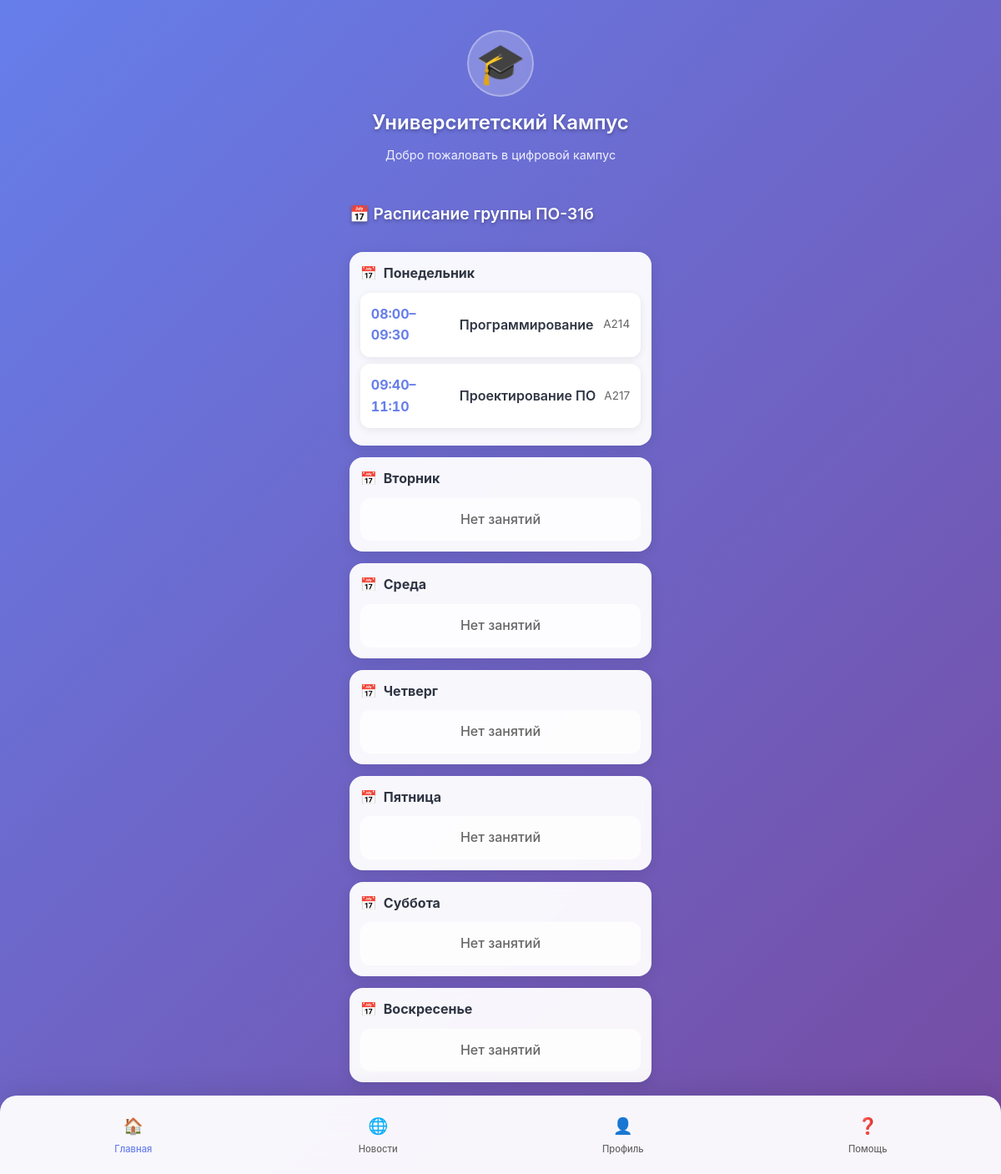
Page /schedule/ on the earlier database version.
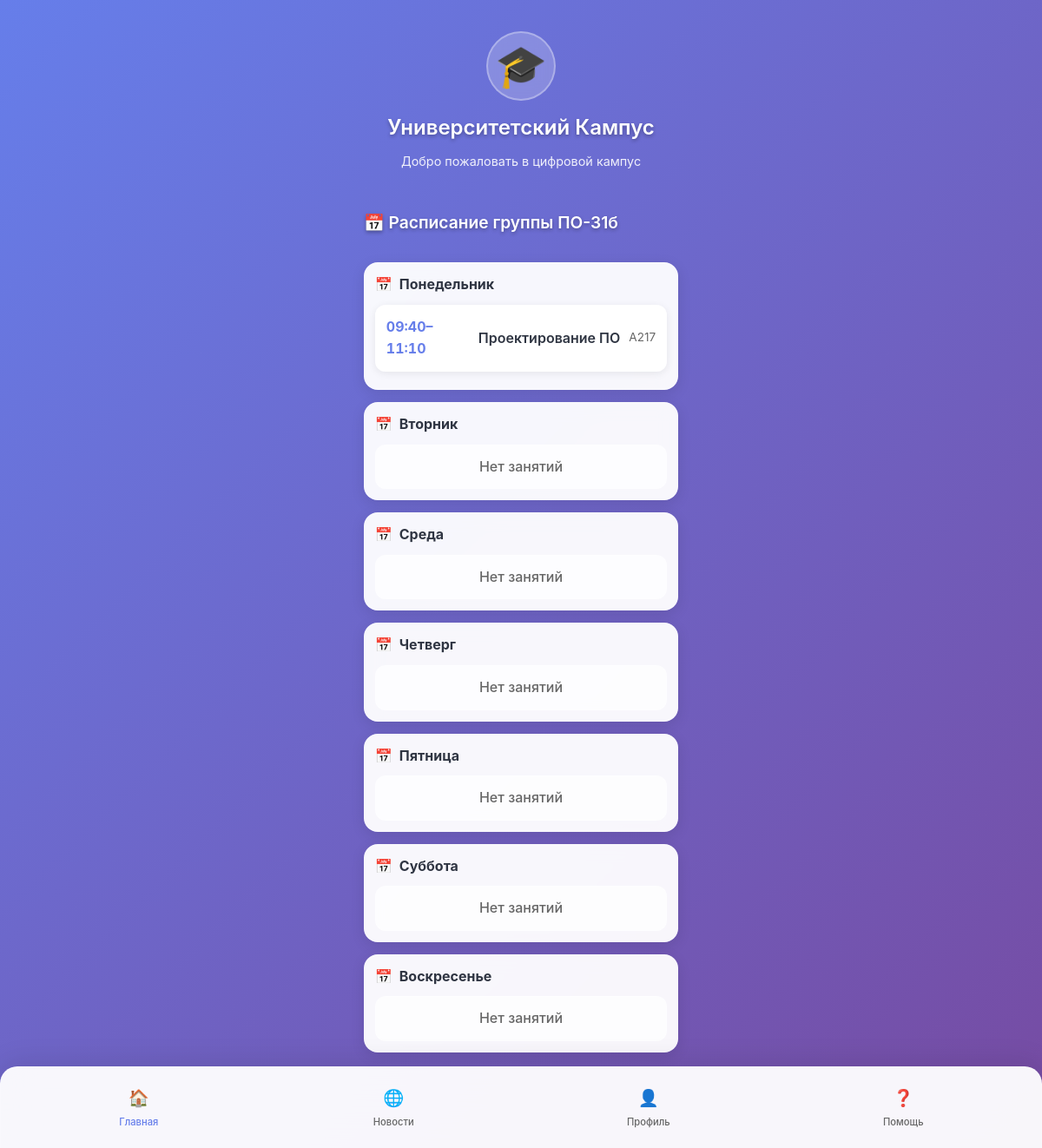
Same page on the later database version.
### main/models.py (models this page shows, shortened)
class ScheduleSlot(models.Model):
    WEEKDAY = [
        (1, "Понедельник"),
        (2, "Вторник"),
        (3, "Среда"),
        (4, "Четверг"),
        (5, "Пятница"),
        (6, "Суббота"),
        (7, "Воскресенье"),
    ]
    PARITY = [
        ("all", "Каждую"),
        ("odd", "Нечётные"),
        ("even", "Чётные"),
    ]
    university = models.ForeignKey(
        University, on_delete=models.CASCADE, related_name="schedule_slots", verbose_name="Университет"
    )
    teaching = models.ForeignKey(
        Teaching, on_delete=models.CASCADE, related_name="schedule_slots", verbose_name="Курс (Teaching)"
    )
    groups = models.ManyToManyField(
        StudentGroup, related_name="schedule_slots", blank=True, verbose_name="Группы"
    )
    weekday = models.PositiveSmallIntegerField(choices=WEEKDAY, verbose_name="День недели")
    start_time = models.TimeField(verbose_name="Начало")
    end_time = models.TimeField(verbose_name="Конец")
    week_parity = models.CharField(
        max_length=5, choices=PARITY, default="all", verbose_name="Чётность недели"
    )
    start_date = models.DateField(verbose_name="Дата начала периода")
    end_date = models.DateField(verbose_name="Дата окончания периода")
    building = models.CharField(max_length=64, blank=True, verbose_name="Корпус")
    room = models.CharField(max_length=32, blank=True, verbose_name="Аудитория")
    note = models.CharField(max_length=128, blank=True, verbose_name="Примечание")
    created_at = models.DateTimeField(auto_now_add=True)
    updated_at = models.DateTimeField(auto_now=True)
    class Meta:
        ordering = ["weekday", "start_time"]
        indexes = [
            models.Index(fields=["university", "weekday", "start_time"]),
            models.Index(fields=["start_date", "end_date"]),
        ]
    def applies_on_date(self, date_obj, term_start=None):
        if not (self.start_date <= date_obj <= self.end_date):
            return False
        if self.weekday != date_obj.isoweekday():
            return False
    def effective_for_date(self, date_obj):
        if not self.applies_on_date(date_obj):
            return None

class Teaching(models.Model):
    teacher = models.ForeignKey(Teacher, on_delete=models.CASCADE, related_name='teachings')
    curriculum = models.ForeignKey(Curriculum, on_delete=models.CASCADE, related_name='teachings')
    group = models.ForeignKey(StudentGroup, on_delete=models.SET_NULL, null=True, blank=True, related_name='teachings')
    academic_year = models.CharField(max_length=9)  # учбеный год
    semester_in_year = models.PositiveSmallIntegerField(choices=[(1, "осенний"), (2, "весенний")])
    class Meta:
        unique_together = [("teacher", "curriculum", "group", "academic_year")]
        indexes = [models.Index(fields=["academic_year"])]

class Curriculum(models.Model):
    SEMESTER_CHOICES = [(i, f"{i}") for i in range(1, 13)]
    program = models.ForeignKey(Program, on_delete=models.CASCADE, related_name='curriculum') # название учебной программы
    discipline = models.ForeignKey(Discipline, on_delete=models.PROTECT, related_name='curriculum_items') #дисциплна
    semester = models.PositiveSmallIntegerField(choices=SEMESTER_CHOICES) #семестр, в котором изучается программа
    hours = models.PositiveSmallIntegerField(default=0) # количество часов
    control_form = models.CharField(
        max_length=32,
        choices=[("exam", "Экзамен"), ("test", "Зачет"), ("diff_test", "Дифф. зачет")],
        default="exam"
    ) # форма оценивания
    class Meta:
        unique_together = [("program", "discipline", "semester")]

class Discipline(models.Model):
    code = models.CharField(max_length=32, blank=True)
    title = models.CharField(max_length=256)
    ects = models.DecimalField(max_digits=4, decimal_places=1, null=True, blank=True)
    class Meta:
        unique_together = [("code", "title")]

### main/views/student.py (the view)
# urls.py: path('schedule/', views.student_schedule_view, name='student_schedule_view'),
def student_schedule_view(request):
    person = Person.objects.filter(pk=1).first()
    student = getattr(person, 'student', None)
    if not student:
        return HttpResponseForbidden("Доступно только студентам")
    group = student.student_group
    today = timezone.localdate()
    slots = (
        ScheduleSlot.objects
        .filter(university_id=student.university_id)
        .filter(Q(groups__id=group.id) | Q(teaching__group_id=group.id))
        .select_related(
            "teaching",
            "teaching__curriculum",
            "teaching__curriculum__discipline",
            "teaching__teacher",
            "teaching__teacher__person",
        )
        .prefetch_related("groups", "exceptions")
        .distinct()
        .order_by("weekday", "start_time")
    )
    week = {i: [] for i in range(1, 8)}
    for slot in slots:
        week[slot.weekday].append({
            "slot": slot,
            "today_effective": slot.effective_for_date(today),
        })
    context = {
        "group": group,
        "week": week,
        "today": today,
    }
    return render(request, "main/schedule/student_schedule.html", context)

### main/templatetags/weekdays.py (called while the page is built)
@register.filter
def weekday_name(value):
    return WEEKDAY_NAMES.get(value, "")

### main/templates/main/schedule/student_schedule.html
{% extends 'main/index.html' %}
{% load weekdays %}
{% load static %}
{% block extra_styles %}
    <link rel="stylesheet" href="{% static 'css/student_schedule.css' %}">
{% endblock %}
{% block content %}
    <section class="schedule-section">
        <h2 class="section-title">📅 Расписание группы {{ group.name }}</h2>
        {% for weekday, slots in week.items %}
            <div class="schedule-day">
                <h3 class="day-title">{{ weekday|weekday_name }}</h3>
                {% if slots %}
                    {% for s in slots %}
                        {% with slot=s.slot %}
                            <div class="schedule-card">
                                <div class="schedule-time">{{ slot.start_time | date:"H:i" }}–{{ slot.end_time | date:"H:i"}}</div>
                                <div class="schedule-subject">{{ slot.teaching.curriculum.discipline.title }}</div>
                                <div class="schedule-meta">
                                    {{ slot.building }} {{ slot.room }}
                                </div>
                            </div>
                        {% endwith %}
                    {% endfor %}
                {% else %}
                    <div class="schedule-empty">Нет занятий</div>
                {% endif %}
            </div>
        {% endfor %}
    </section>
{% endblock %}

Differences in the rows shown:
removed ScheduleSlot: slot.start_time "08:00", slot.end_time "09:30", slot.teaching.curriculum.discipline "Программирование", slot.room "А214"
